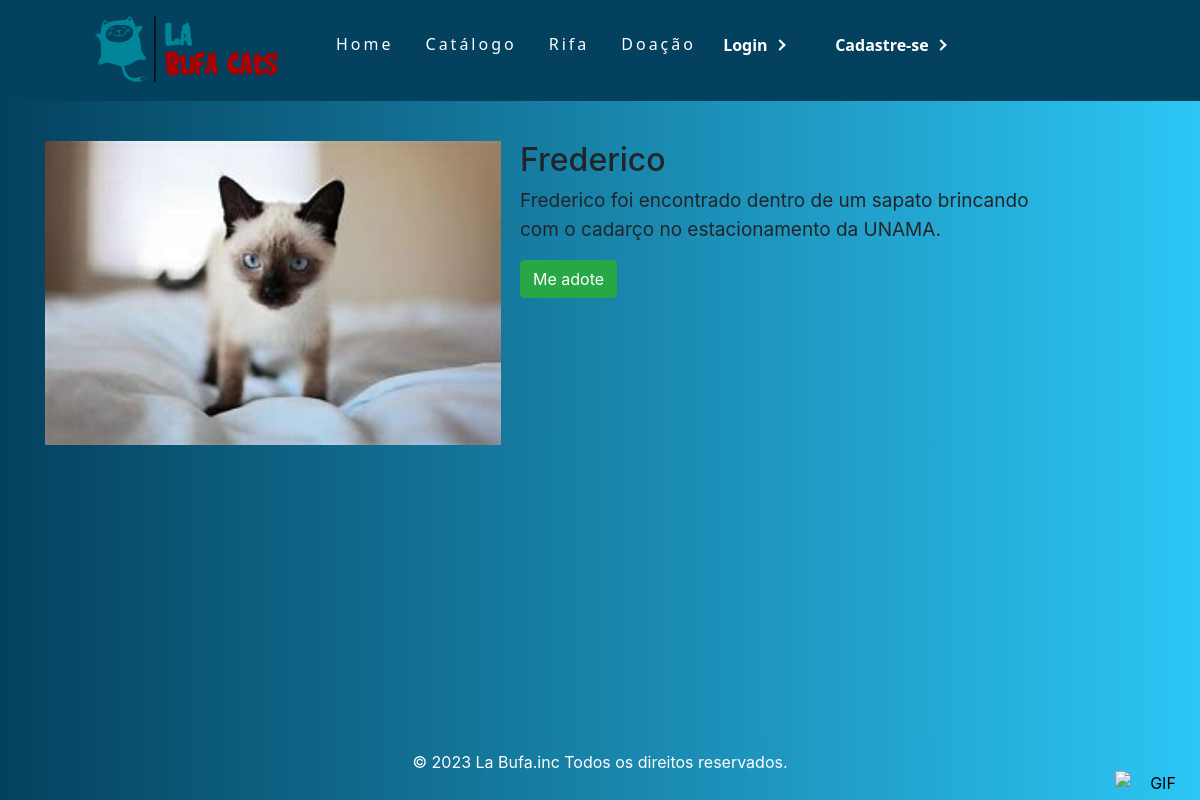
Page /2/ on the committed database.
### apps/accounts/models.py (models this page shows)
class Post(models.Model):
    titulo_post = models.CharField(max_length=100)
    descricao_post = models.CharField(max_length=255)
    data_post = models.DateTimeField('Data publicado')
    img = models.ImageField(upload_to = 'uploads', default='')

### apps/accounts/views.py (the view)
# urls.py: path('<int:pk>/', views.DetalhesView.as_view(), name='detalhes'),
class DetalhesView(DetailView):
    model = Post
    template_name = 'detalhes.html'
    context_object_name = 'post'

### templates/detalhes.html
{% extends "base.html" %}
{% load static %}
{% block body %}
        <div class="container">
            <div class="row" style="margin-top: 1rem;">
                <div class="col-12 col-md-7 col-xl-5">
                    <img src={{ post.img.url }} style="height: 19rem; max-height: 20rem; max-width: 30rem; object-fit: content;">
                </div>
                <div class="col-12 col-md-7 col-xl-6">
                    <h2>{{ post.titulo_post }}</h2>
                    <p style="font-size:19px;">{{ post.descricao_post }}</p>
                    <a href="{% url 'accounts:adocao' post.id %}"> <button type="button" class="btn btn-success">Me adote</button></a>
                </div>
            </div>
        </div>
    </body>
</html>
{% endblock %}

### static/css/style.css (style rules this page uses)
body { background: linear-gradient(to right, #04415e, #2cc6f5); overflow-x: hidden; }
* { margin: 0; padding: 0; }
a { color: #fff; text-decoration: none; transition: 0.3s; color: inherit; font-weight: normal; }

### rows in the picture
Post: img (picture), titulo_post "Frederico", descricao_post "Frederico foi encontrado dentro de um sapato brincando com o cadarço no estacionamento da UNAMA."
